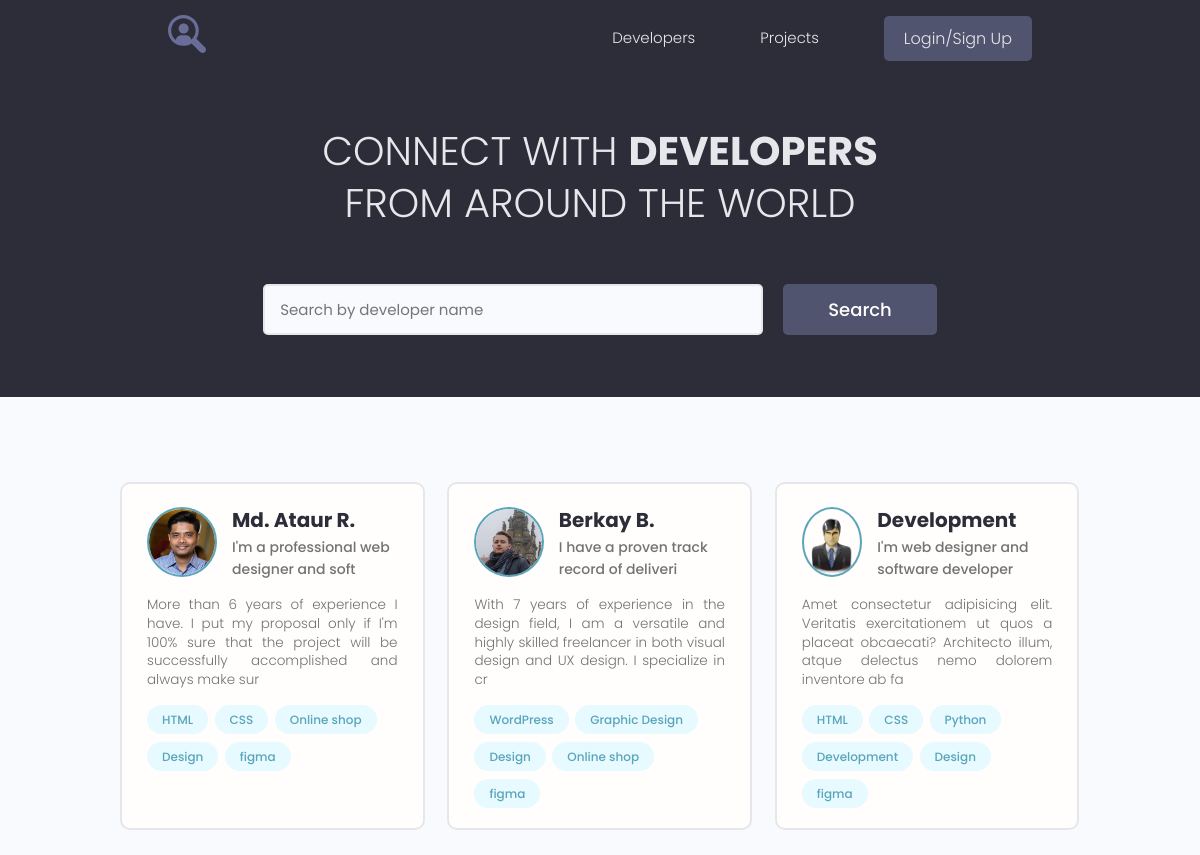
The app's page /, older data.
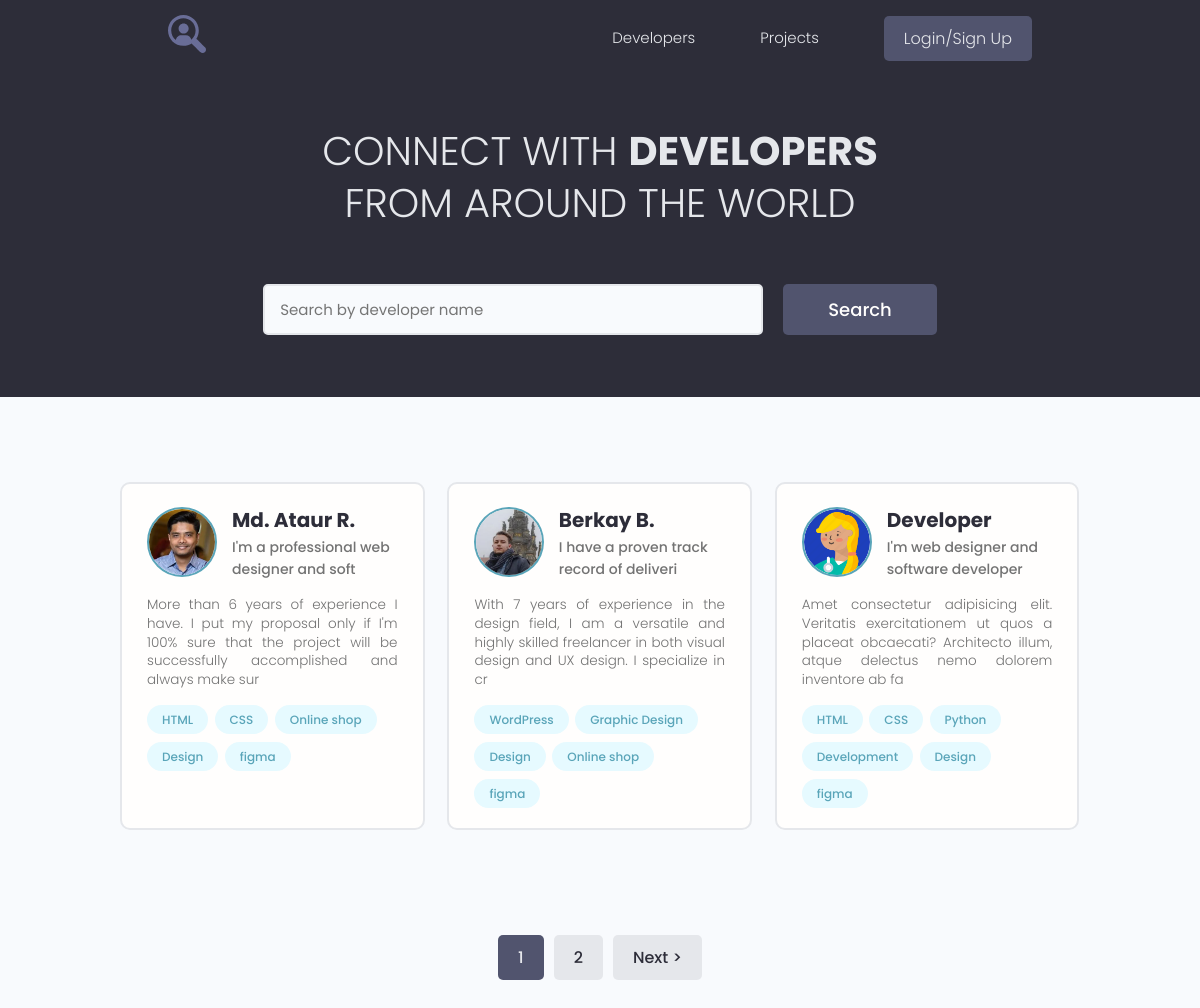
The same page, newer data.
### users/models.py (models this page shows, shortened)
class Profile(models.Model):
    user = models.OneToOneField(User, on_delete=models.CASCADE, blank=True, null=True)
    name = models.CharField(max_length=200, blank=True, null=True)
    email = models.EmailField(max_length=200, blank=True, null=True)
    username = models.CharField(max_length=200, blank=True, null=True)
    short_info = models.CharField(max_length=200, blank=True, null=True)
    bio = models.TextField(blank=True, null=True)
    profile_image = models.ImageField(upload_to="profiles/", default='profiles/user-default.png')
    social_github = models.CharField(max_length=200, blank=True, null=True)
    social_youtube = models.CharField(max_length=200, blank=True, null=True)
    social_website = models.CharField(max_length=200, blank=True, null=True)
    created = models.DateTimeField(auto_now_add=True)

### users/views.py (the view)
# urls.py: path('', views.profiles, name="profiles"),
def profiles(request):
    prof, search_query = search_profiles(request)
    custom_range, prof = paginate_profiles(request, prof, 3)
    context = {
        'profiles': prof,
        'search_query': search_query,
        'custom_range': custom_range
    }
    return render(request, 'users/index.html', context)

### users/models.py (called while the page is built)
    def __str__(self):
        return self.name

### users/utils.py (called while the page is built)
def paginate_profiles(request, pr, results):
    page = request.GET.get('page')
    paginator = Paginator(pr, results)
    try:
        pr = paginator.page(page)
    except PageNotAnInteger:
        page = 1
        pr = paginator.page(page)
    except EmptyPage:
        page = paginator.num_pages
        pr = paginator.page(page)
    left_index = int(page) - 4
    if left_index < 1:
        left_index = 1
    right_index = int(page) + 5
    if right_index > paginator.num_pages:
        right_index = paginator.num_pages + 1
    custom_range = range(left_index, right_index)
    return custom_range, pr

def search_profiles(request):
    search_query = ''
    if request.GET.get('search_query'):
        search_query = request.GET.get('search_query')
    skills = Skill.objects.filter(name__icontains=search_query)
    prof = Profile.objects.distinct().filter(
        Q(name__icontains=search_query) |
        Q(short_info__icontains=search_query) |
        Q(skill__in=skills)
    )
    return prof, search_query

### users/templates/users/index.html (shortened to what this page needs)
{% extends 'projects/base.html' %}
{% block content %}
  <main class="home">
    <section class="hero-section text-center">
      <div class="container container--narrow">
        <div class="hero-section__box">
          <h2>CONNECT WITH <span>DEVELOPERS</span></h2>
          <h2>FROM AROUND THE WORLD</h2>
        </div>
        <div class="hero-section__search">
          <form id="search"  class="form" action="{% url 'profiles' %}" method="get">
            <div class="form__field">
              <input class="input input--text" id="formInput#search" type="text" name="search_query" value="{{ search_query }}"
                placeholder="Search by developer name" />
            </div>
            <input class="btn btn--sub btn--lg" type="submit" value="Search" />
          </form>
        </div>
      </div>
    </section>
    <section class="devlist">
      <div class="container">
        <div class="grid grid--three">
          {% for profile in profiles %}
          <div class="column card">
            <div class="dev">
              <a href="{% url 'user_profile' profile.id %}" class="card__body">
                <div class="dev__profile">
                  <img class="avatar avatar--md" src="{{ profile.profile_image.url }}" alt="image" />
                  <div class="dev__meta">
                    <h3>{{ profile.name }}</h3>
                    <h5>{{ profile.short_info|slice:'40' }}</h5>
                  </div>
                </div>
                <p class="dev__info">
                  {{ profile.bio|slice:'150' }}
                </p>
                <div class="dev__skills">
                  {% for skill in profile.skill_set.all|slice:'6' %}
                  <span class="tag tag--pill tag--main">
                    <small>{{ skill }}</small>
                  </span>
                  {% endfor %}
                </div>
              </a>
            </div>
          </div>
          {% endfor %}
        </div>
      </div>
    </section>
    {% include 'projects/pagination.html' with queryset=profiles custom_range=custom_range %}
  </main>
{% endblock %}

Row changes from the older to the newer data that the page shows:
changed Profile "I'm web designer and software developer": profile_image: picture added in place of a placeholder; name "Development" → "Developer"
Text that changed along with them:
new list line: "1"
new list line: "2"
text now shown: "Next >"
